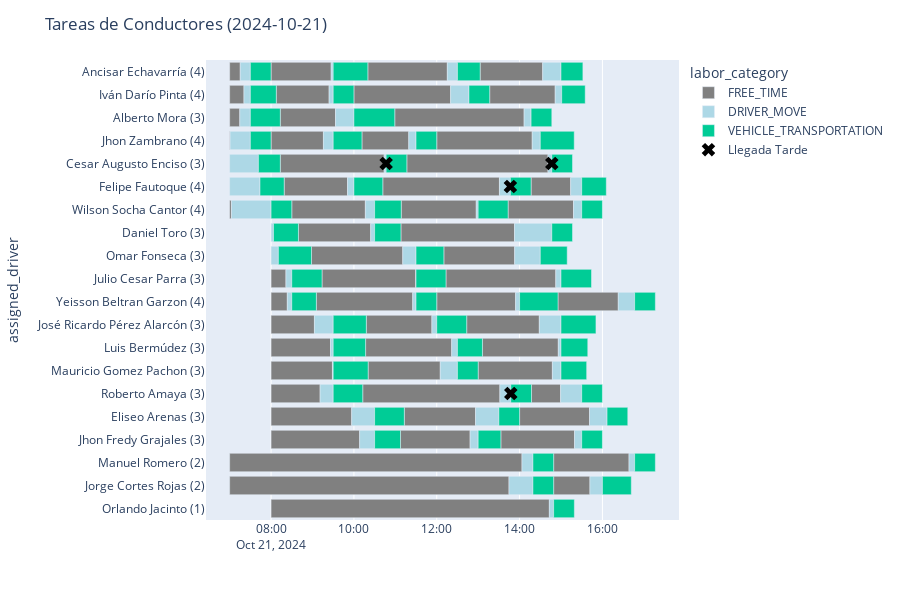
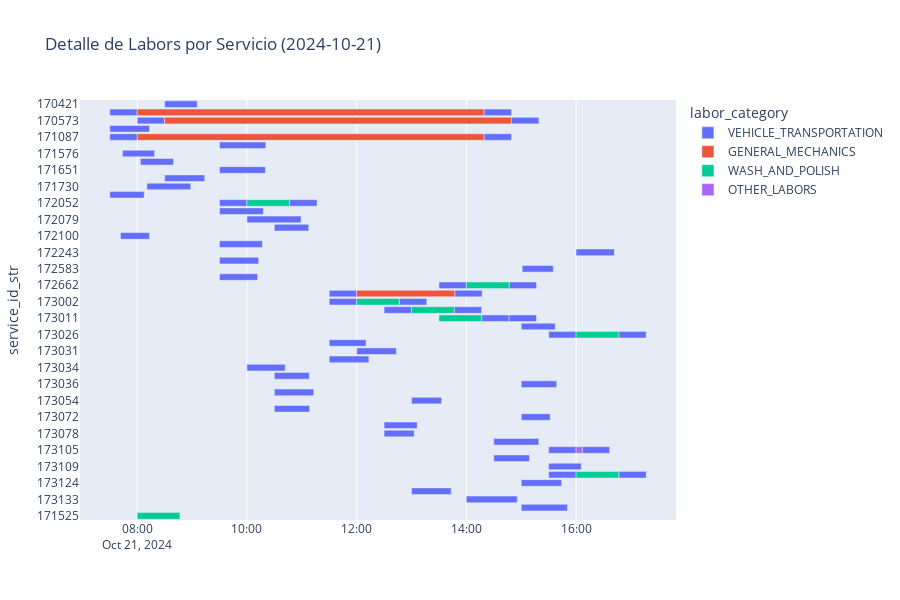

These figures' notebook cell, in order:
### Markdown cell above
# Algorithmo estático

### Code cell
# — Ejecución del algoritmo estático ————————————————————————————————————————————————
# nombres_a_quitar = ["Manuel Romero", "Jorge Cortes Rojas", "Orlando Jacinto"]
# directorio_df = remove_drivers(directorio_df, nombres_a_quitar)

# — Día de prueba ————————————————————————————————————————————————
day_str = "2024-10-21"  # día con baja carga

template_path       = f"{data_path}/data_clean/templates/cleaned_static_template_{day_str}.pkl"
df_cleaned_template = pd.read_pickle(template_path)

# with open(f'{data_path}/data_clean/distances.pkl','rb') as f:
#     DIST_DICT = pickle.load(f)

df_cleaned_template = filter_labores(df_cleaned_template)
avg_times_map = compute_avg_times(df_dist)

# — Ejecutar —————————————————————————————————————————————————————————
df_result, df_moves, n_drivers = run_iteration_chronological(  alpha=ALPHA, df_cleaned_template=df_cleaned_template,
                                                    tiempo_previo=TIEMPO_PREVIO, 
                                                    tiempo_gracia=TIEMPO_GRACIA, tiempo_alistar=TIEMPO_ALISTAR,
                                                    tiempo_finalizacion=TIEMPO_FINALIZACION, 
                                                    vehicle_transport_speed=VEHICLE_TRANSPORT_SPEED, 
                                                    alfred_speed=ALFRED_SPEED, 
                                                    avg_times_map=avg_times_map, tiempo_other=TIEMPO_OTHER,
                                                    DISTANCE_METHOD=DISTANCE_METHOD, directorio_df=directorio_df,
                                                    day_str=day_str, ciudad='BOGOTA'
                                                  ) 

indicators, ind_df = compute_indicators(df_result, df_moves, n_drivers, TIEMPO_GRACIA)
print(ind_df)
plot_results(df_result, df_moves, day_str, TIEMPO_GRACIA)

### Figure 1 — Plotly figure (JSON) as saved in the notebook; plotly's stock layout.template omitted (floating-point values rounded to 4 significant figures; data arrays with more than 128 entries replaced by an {"elided": "..."} marker saying what was removed)
{"data": [{"base": ["2024-10-21T07:00:00.000000000", "2024-10-21T07:00:00.000000000", "2024-10-21T07:00:00.000000000", "2024-10-21T07:00:00.000000000", "2024-10-21T07:00:00.000000000", "2024-10-21T08:00:00.000000000", "2024-10-21T08:00:00.000000000", "2024-10-21T08:00:00.000000000", "2024-10-21T08:00:00.000000000", "2024-10-21T08:07:35.008425000", "2024-10-21T08:00:00.000000000", "2024-10-21T08:00:00.000000000", "2024-10-21T08:00:00.000000000", "2024-10-21T08:00:00.000000000", "2024-10-21T08:13:22.135002000", "2024-10-21T08:18:59.239841000", "2024-10-21T08:00:00.000000000", "2024-10-21T08:30:00.000000000", "2024-10-21T08:39:38.223934000", "2024-10-21T08:00:00.000000000", "2024-10-21T08:13:22.604711000", "2024-10-21T09:13:47.955690000", "2024-10-21T08:58:33.520365000", "2024-10-21T10:11:38.406334000", "2024-10-21T09:05:36.882108000", "2024-10-21T10:17:59.288271000", "2024-10-21T10:16:55.874222000", "2024-10-21T10:20:10.417188000", "2024-10-21T10:20:37.385779000", "2024-10-21T10:00:00.000000000", "2024-10-21T11:08:34.360962000", "2024-10-21T11:07:30.905831000", "2024-10-21T11:13:01.861090000", "2024-10-21T10:41:50.111910000", "2024-10-21T10:12:45.768899000", "2024-10-21T12:00:00.000000000", "2024-10-21T10:59:10.899666000", "2024-10-21T07:00:00.000000000", "2024-10-21T07:00:00.000000000", "2024-10-21T12:10:18.944273000", "2024-10-21T12:00:00.000000000", "2024-10-21T11:08:08.406243000", "2024-10-21T11:16:40.704115000", "2024-10-21T08:00:00.000000000", "2024-10-21T12:13:22.135002000", "2024-10-21T13:02:52.565126000", "2024-10-21T13:06:11.796208000", "2024-10-21T13:00:00.000000000", "2024-10-21T12:43:22.135002000", "2024-10-21T13:16:40.704115000", "2024-10-21T13:43:22.135002000", "2024-10-21T13:32:52.565126000", "2024-10-21T14:16:40.704115000", "2024-10-21T14:17:16.164458000", "2024-10-21T14:49:20.051390000", "2024-10-21T14:00:00.000000000", "2024-10-21T14:55:39.316126000", "2024-10-21T14:49:20.051390000"], "customdata": {"elided": "58x7 mixed values"}, "hovertemplate": "labor_category=FREE_TIME<br>actual_start=%{base}<br>actual_end=%{x}<br>assigned_driver=%{y}<br>labor_name=%{customdata[0]}<br>service_id=%{customdata[1]}<br>labor_id=%{customdata[2]}<br>schedule_date=%{customdata[3]}<br>duration_min=%{customdata[4]}<br>start_point=%{customdata[5]}<br>end_point=%{customdata[6]}<extra></extra>", "legendgroup": "FREE_TIME", "marker": {"color": "gray", "pattern": {"shape": ""}}, "name": "FREE_TIME", "orientation": "h", "showlegend": true, "textposition": "auto", "type": "bar", "x": [922032, 1243429, 882924, 38646, 158243, 1292540, 1412273, 5226039, 4550844, 4588896, 3768886, 5166081, 5334741, 4261247, 4797305, 5505448, 7007470, 6395564, 6279559, 7699063, 9030046, 8156145, 7933130, 4070488, 8376372, 5698074, 7483674, 6910084, 6270168, 8405358, 6519422, 6048508, 6192171, 10140575, 11922816, 6854570, 11243126, 25408038, 24278865, 6154434, 8298767, 9871912, 12267843, 24187244, 9546762, 5435462, 6594636, 6451238, 6313170, 5695297, 5683485, 6406381, 3439905, 2530834, 3154440, 6082189, 5238603, 6550776], "xaxis": "x", "y": ["Ancisar Echavarría", "Iván Darío Pinta", "Alberto Mora", "Jhon Zambrano", "Wilson Socha Cantor", "Julio Cesar Parra", "Yeisson Beltran Garzon", "Ancisar Echavarría", "Jhon Zambrano", "Iván Darío Pinta", "José Ricardo Pérez Alarcón", "Luis Bermúdez", "Mauricio Gomez Pachon", "Roberto Amaya", "Alberto Mora", "Felipe Fautoque", "Eliseo Arenas", "Wilson Socha Cantor", "Daniel Toro", "Jhon Fredy Grajales", "Cesar Augusto Enciso", "Julio Cesar Parra", "Omar Fonseca", "Jhon Zambrano", "Yeisson Beltran Garzon", "José Ricardo Pérez Alarcón", "Luis Bermúdez", "Ancisar Echavarría", "Mauricio Gomez Pachon", "Iván Darío Pinta", "Wilson Socha Cantor", "Jhon Fredy Grajales", "Eliseo Arenas", "Felipe Fautoque", "Roberto Amaya", "Yeisson Beltran Garzon", "Alberto Mora", "Manuel Romero", "Jorge Cortes Rojas", "Omar Fonseca", "Jhon Zambrano", "Daniel Toro", "Cesar Augusto Enciso", "Orlando Jacinto", "Julio Cesar Parra", "Ancisar Echavarría", "Luis Bermúdez", "Mauricio Gomez Pachon", "José Ricardo Pérez Alarcón", "Iván Darío Pinta", "Wilson Socha Cantor", "Jhon Fredy Grajales", "Felipe Fautoque", "Roberto Amaya", "Jorge Cortes Rojas", "Eliseo Arenas", "Yeisson Beltran Garzon", "Manuel Romero"], "yaxis": "y"}, {"base": ["2024-10-21T07:15:22.032408000", "2024-10-21T07:20:43.429988000", "2024-10-21T07:14:42.924320000", "2024-10-21T07:00:38.646078000", "2024-10-21T07:00:00.000000000", "2024-10-21T07:00:00.000000000", "2024-10-21T07:02:38.243258000", "2024-10-21T08:00:00.000000000", "2024-10-21T08:00:00.000000000", "2024-10-21T08:21:32.540617000", "2024-10-21T08:23:32.273355000", "2024-10-21T09:27:06.039658000", "2024-10-21T09:15:50.844154000", "2024-10-21T09:24:03.904918000", "2024-10-21T09:02:48.886631000", "2024-10-21T09:26:06.081559000", "2024-10-21T09:28:54.741547000", "2024-10-21T09:11:01.247052000", "2024-10-21T09:33:19.440674000", "2024-10-21T09:50:44.688446000", "2024-10-21T09:56:47.470378000", "2024-10-21T10:16:35.564414000", "2024-10-21T10:24:17.783806000", "2024-10-21T10:08:19.063338000", "2024-10-21T10:43:52.651114000", "2024-10-21T11:29:44.101184000", "2024-10-21T11:10:46.651315000", "2024-10-21T11:19:28.894690000", "2024-10-21T11:25:13.254169000", "2024-10-21T11:52:57.362679000", "2024-10-21T12:21:39.548679000", "2024-10-21T12:15:20.501525000", "2024-10-21T12:05:07.554225000", "2024-10-21T12:20:05.358745000", "2024-10-21T12:57:13.782976000", "2024-10-21T12:48:19.414000000", "2024-10-21T12:56:14.032862000", "2024-10-21T13:30:50.686984000", "2024-10-21T13:31:28.585603000", "2024-10-21T13:54:14.570477000", "2024-10-21T14:06:34.026215000", "2024-10-21T14:03:28.038157000", "2024-10-21T13:44:38.865141000", "2024-10-21T13:52:53.378411000", "2024-10-21T14:18:18.767651000", "2024-10-21T13:52:40.318455000", "2024-10-21T14:41:08.548070000", "2024-10-21T14:43:07.244024000", "2024-10-21T14:52:28.897899000", "2024-10-21T14:33:28.027195000", "2024-10-21T14:56:06.432496000", "2024-10-21T14:47:31.238563000", "2024-10-21T14:28:35.305541000", "2024-10-21T14:51:36.001331000", "2024-10-21T15:18:05.620489000", "2024-10-21T15:19:38.946410000", "2024-10-21T15:14:00.609525000", "2024-10-21T14:59:26.998930000", "2024-10-21T15:41:54.492048000", "2024-10-21T15:41:22.189049000", "2024-10-21T16:22:57.919751000", "2024-10-21T16:38:30.828342000"], "customdata": {"elided": "62x7 mixed values"}, "hovertemplate": "labor_category=DRIVER_MOVE<br>actual_start=%{base}<br>actual_end=%{x}<br>assigned_driver=%{y}<br>labor_name=%{customdata[0]}<br>service_id=%{customdata[1]}<br>labor_id=%{customdata[2]}<br>schedule_date=%{customdata[3]}<br>duration_min=%{customdata[4]}<br>start_point=%{customdata[5]}<br>end_point=%{customdata[6]}<extra></extra>", "legendgroup": "DRIVER_MOVE", "marker": {"color": "lightblue", "pattern": {"shape": ""}}, "name": "DRIVER_MOVE", "orientation": "h", "showlegend": true, "textposition": "auto", "type": "bar", "x": [877967, 556570, 917075, 1761353, 2501003, 2637879, 3441756, 210994, 635620, 507459, 387726, 173960, 849155, 356095, 1631113, 233918, 65258, 1138752, 1600559, 555311, 1992529, 804435, 342216, 1300936, 168053, 15898, 1153348, 631105, 286745, 422637, 500451, 879498, 1492445, 1595345, 166217, 700586, 2025967, 950017, 947578, 345429, 606677, 952013, 2081186, 2226621, 701232, 3240385, 332156, 372807, 451102, 1591972, 233567, 748761, 1884694, 563998, 714379, 621053, 959390, 1833001, 1085507, 1521627, 1422784, 489875], "xaxis": "x", "y": ["Ancisar Echavarría", "Iván Darío Pinta", "Alberto Mora", "Jhon Zambrano", "Cesar Augusto Enciso", "Felipe Fautoque", "Wilson Socha Cantor", "Daniel Toro", "Omar Fonseca", "Julio Cesar Parra", "Yeisson Beltran Garzon", "Ancisar Echavarría", "Jhon Zambrano", "Iván Darío Pinta", "José Ricardo Pérez Alarcón", "Luis Bermúdez", "Mauricio Gomez Pachon", "Roberto Amaya", "Alberto Mora", "Felipe Fautoque", "Eliseo Arenas", "Wilson Socha Cantor", "Daniel Toro", "Jhon Fredy Grajales", "Cesar Augusto Enciso", "Julio Cesar Parra", "Omar Fonseca", "Jhon Zambrano", "Yeisson Beltran Garzon", "José Ricardo Pérez Alarcón", "Luis Bermúdez", "Ancisar Echavarría", "Mauricio Gomez Pachon", "Iván Darío Pinta", "Wilson Socha Cantor", "Jhon Fredy Grajales", "Eliseo Arenas", "Felipe Fautoque", "Roberto Amaya", "Yeisson Beltran Garzon", "Alberto Mora", "Manuel Romero", "Jorge Cortes Rojas", "Omar Fonseca", "Jhon Zambrano", "Daniel Toro", "Cesar Augusto Enciso", "Orlando Jacinto", "Julio Cesar Parra", "Ancisar Echavarría", "Luis Bermúdez", "Mauricio Gomez Pachon", "José Ricardo Pérez Alarcón", "Iván Darío Pinta", "Wilson Socha Cantor", "Jhon Fredy Grajales", "Felipe Fautoque", "Roberto Amaya", "Jorge Cortes Rojas", "Eliseo Arenas", "Yeisson Beltran Garzon", "Manuel Romero"], "yaxis": "y"}, {"base": ["2024-10-21T07:30:00.000000000", "2024-10-21T07:30:00.000000000", "2024-10-21T07:30:00.000000000", "2024-10-21T07:30:00.000000000", "2024-10-21T07:41:41.003579000", "2024-10-21T07:43:57.879736000", "2024-10-21T08:00:00.000000000", "2024-10-21T08:03:30.994396000", "2024-10-21T08:10:35.620368000", "2024-10-21T08:30:00.000000000", "2024-10-21T08:30:00.000000000", "2024-10-21T09:30:00.000000000", "2024-10-21T09:30:00.000000000", "2024-10-21T09:30:00.000000000", "2024-10-21T09:30:00.000000000", "2024-10-21T09:30:00.000000000", "2024-10-21T09:30:00.000000000", "2024-10-21T09:30:00.000000000", "2024-10-21T10:00:00.000000000", "2024-10-21T10:00:00.000000000", "2024-10-21T10:30:00.000000000", "2024-10-21T10:30:00.000000000", "2024-10-21T10:30:00.000000000", "2024-10-21T10:30:00.000000000", "2024-10-21T10:46:40.704115000", "2024-10-21T11:30:00.000000000", "2024-10-21T11:30:00.000000000", "2024-10-21T11:30:00.000000000", "2024-10-21T11:30:00.000000000", "2024-10-21T12:00:00.000000000", "2024-10-21T12:30:00.000000000", "2024-10-21T12:30:00.000000000", "2024-10-21T12:30:00.000000000", "2024-10-21T12:46:40.704115000", "2024-10-21T13:00:00.000000000", "2024-10-21T13:00:00.000000000", "2024-10-21T13:30:00.000000000", "2024-10-21T13:46:40.704115000", "2024-10-21T13:47:16.164458000", "2024-10-21T14:00:00.000000000", "2024-10-21T14:16:40.704115000", "2024-10-21T14:19:20.051390000", "2024-10-21T14:19:20.051390000", "2024-10-21T14:30:00.000000000", "2024-10-21T14:30:00.000000000", "2024-10-21T14:46:40.704115000", "2024-10-21T14:46:40.704115000", "2024-10-21T14:49:20.051390000", "2024-10-21T15:00:00.000000000", "2024-10-21T15:00:00.000000000", "2024-10-21T15:00:00.000000000", "2024-10-21T15:00:00.000000000", "2024-10-21T15:00:00.000000000", "2024-10-21T15:01:00.000000000", "2024-10-21T15:30:00.000000000", "2024-10-21T15:30:00.000000000", "2024-10-21T15:30:00.000000000", "2024-10-21T15:30:00.000000000", "2024-10-21T16:00:00.000000000", "2024-10-21T16:06:43.816626000", "2024-10-21T16:46:40.704115000", "2024-10-21T16:46:40.704115000"], "customdata": {"elided": "62x7 mixed values"}, "hovertemplate": "labor_category=VEHICLE_TRANSPORTATION<br>actual_start=%{base}<br>actual_end=%{x}<br>assigned_driver=%{y}<br>labor_name=%{customdata[0]}<br>service_id=%{customdata[1]}<br>labor_id=%{customdata[2]}<br>schedule_date=%{customdata[3]}<br>duration_min=%{customdata[4]}<br>start_point=%{customdata[5]}<br>end_point=%{customdata[6]}<extra></extra>", "legendgroup": "VEHICLE_TRANSPORTATION", "marker": {"color": "#00cc96", "pattern": {"shape": ""}}, "name": "VEHICLE_TRANSPORTATION", "orientation": "h", "showlegend": true, "textposition": "auto", "type": "bar", "x": [1800000, 2255008, 2602135, 1800000, 1901601, 2101360, 1800000, 2167229, 2877899, 2627955, 2136882, 3010417, 2498406, 1800000, 2879288, 2815874, 3037385, 2565768, 3550899, 2510111, 2581861, 2314360, 2288406, 2250905, 1800000, 2602135, 2418944, 1800000, 1800000, 2602135, 2171796, 1972565, 1800000, 1800000, 2602135, 1972565, 1800000, 1800000, 1800000, 3339316, 1800000, 1800000, 1800000, 2338616, 2950155, 1800000, 1800000, 1800000, 2650093, 1901601, 2326725, 2230814, 3037385, 2043923, 1800000, 1800000, 2137175, 1800000, 2509064, 1800000, 1800000, 1800000], "xaxis": "x", "y": ["Ancisar Echavarría", "Iván Darío Pinta", "Alberto Mora", "Jhon Zambrano", "Cesar Augusto Enciso", "Felipe Fautoque", "Wilson Socha Cantor", "Daniel Toro", "Omar Fonseca", "Julio Cesar Parra", "Yeisson Beltran Garzon", "Ancisar Echavarría", "Jhon Zambrano", "Iván Darío Pinta", "José Ricardo Pérez Alarcón", "Luis Bermúdez", "Mauricio Gomez Pachon", "Roberto Amaya", "Alberto Mora", "Felipe Fautoque", "Eliseo Arenas", "Wilson Socha Cantor", "Daniel Toro", "Jhon Fredy Grajales", "Cesar Augusto Enciso", "Julio Cesar Parra", "Omar Fonseca", "Jhon Zambrano", "Yeisson Beltran Garzon", "José Ricardo Pérez Alarcón", "Luis Bermúdez", "Ancisar Echavarría", "Mauricio Gomez Pachon", "Iván Darío Pinta", "Wilson Socha Cantor", "Jhon Fredy Grajales", "Eliseo Arenas", "Felipe Fautoque", "Roberto Amaya", "Yeisson Beltran Garzon", "Alberto Mora", "Manuel Romero", "Jorge Cortes Rojas", "Omar Fonseca", "Jhon Zambrano", "Daniel Toro", "Cesar Augusto Enciso", "Orlando Jacinto", "Julio Cesar Parra", "Ancisar Echavarría", "Luis Bermúdez", "Mauricio Gomez Pachon", "José Ricardo Pérez Alarcón", "Iván Darío Pinta", "Wilson Socha Cantor", "Jhon Fredy Grajales", "Felipe Fautoque", "Roberto Amaya", "Jorge Cortes Rojas", "Eliseo Arenas", "Yeisson Beltran Garzon", "Manuel Romero"], "yaxis": "y"}, {"customdata": [[172100.0, 261500.0, 31.7], [173000.0, 262500.0, 92.3], [173000.0, 262500.0, 31.7], [173000.0, 262500.0, 61.7]], "hovertemplate": "Llegada Tarde<br>Servicio: %{customdata[0]}<br>Labor: %{customdata[1]}<br>Retraso: %{customdata[2]} min<extra></extra>", "legendgroup": "Llegada Tarde", "marker": {"color": "black", "size": 12, "symbol": "x"}, "mode": "markers", "name": "Llegada Tarde", "type": "scatter", "x": ["2024-10-21T10:46:40.704115000", "2024-10-21T13:47:16.164458000", "2024-10-21T13:46:40.704115000", "2024-10-21T14:46:40.704115000"], "y": ["Cesar Augusto Enciso", "Roberto Amaya", "Felipe Fautoque", "Cesar Augusto Enciso"]}], "layout": {"barmode": "overlay", "height": 600, "legend": {"title": {"text": "labor_category"}, "tracegroupgap": 0}, "margin": {"t": 60}, "title": {"text": "Tareas de Conductores (2024-10-21)"}, "xaxis": {"anchor": "y", "domain": [0, 1], "type": "date"}, "yaxis": {"anchor": "x", "autorange": "reversed", "categoryarray": ["Ancisar Echavarría", "Iván Darío Pinta", "Alberto Mora", "Jhon Zambrano", "Cesar Augusto Enciso", "Felipe Fautoque", "Wilson Socha Cantor", "Daniel Toro", "Omar Fonseca", "Julio Cesar Parra", "Yeisson Beltran Garzon", "José Ricardo Pérez Alarcón", "Luis Bermúdez", "Mauricio Gomez Pachon", "Roberto Amaya", "Eliseo Arenas", "Jhon Fredy Grajales", "Manuel Romero", "Jorge Cortes Rojas", "Orlando Jacinto"], "categoryorder": "array", "domain": [0, 1], "ticktext": ["Ancisar Echavarría (4)", "Iván Darío Pinta (4)", "Alberto Mora (3)", "Jhon Zambrano (4)", "Cesar Augusto Enciso (3)", "Felipe Fautoque (4)", "Wilson Socha Cantor (4)", "Daniel Toro (3)", "Omar Fonseca (3)", "Julio Cesar Parra (3)", "Yeisson Beltran Garzon (4)", "José Ricardo Pérez Alarcón (3)", "Luis Bermúdez (3)", "Mauricio Gomez Pachon (3)", "Roberto Amaya (3)", "Eliseo Arenas (3)", "Jhon Fredy Grajales (3)", "Manuel Romero (2)", "Jorge Cortes Rojas (2)", "Orlando Jacinto (1)"], "tickvals": ["Ancisar Echavarría", "Iván Darío Pinta", "Alberto Mora", "Jhon Zambrano", "Cesar Augusto Enciso", "Felipe Fautoque", "Wilson Socha Cantor", "Daniel Toro", "Omar Fonseca", "Julio Cesar Parra", "Yeisson Beltran Garzon", "José Ricardo Pérez Alarcón", "Luis Bermúdez", "Mauricio Gomez Pachon", "Roberto Amaya", "Eliseo Arenas", "Jhon Fredy Grajales", "Manuel Romero", "Jorge Cortes Rojas", "Orlando Jacinto"], "title": {"text": "assigned_driver"}, "type": "category"}}}

### Figure 2 — Plotly figure (JSON) as saved in the notebook; plotly's stock layout.template omitted (floating-point values rounded to 4 significant figures)
{"data": [{"base": ["2024-10-21T08:30:00.000000000", "2024-10-21T07:30:00.000000000", "2024-10-21T14:19:20.051390000", "2024-10-21T08:00:00.000000000", "2024-10-21T14:49:20.051390000", "2024-10-21T07:30:00.000000000", "2024-10-21T07:30:00.000000000", "2024-10-21T14:19:20.051390000", "2024-10-21T09:30:00.000000000", "2024-10-21T07:43:57.879736000", "2024-10-21T08:03:30.994396000", "2024-10-21T09:30:00.000000000", "2024-10-21T08:30:00.000000000", "2024-10-21T08:10:35.620368000", "2024-10-21T07:30:00.000000000", "2024-10-21T09:30:00.000000000", "2024-10-21T10:46:40.704115000", "2024-10-21T09:30:00.000000000", "2024-10-21T10:00:00.000000000", "2024-10-21T10:30:00.000000000", "2024-10-21T07:41:41.003579000", "2024-10-21T09:30:00.000000000", "2024-10-21T16:00:00.000000000", "2024-10-21T09:30:00.000000000", "2024-10-21T15:01:00.000000000", "2024-10-21T09:30:00.000000000", "2024-10-21T13:30:00.000000000", "2024-10-21T14:46:40.704115000", "2024-10-21T11:30:00.000000000", "2024-10-21T13:47:16.164458000", "2024-10-21T11:30:00.000000000", "2024-10-21T12:46:40.704115000", "2024-10-21T12:30:00.000000000", "2024-10-21T13:46:40.704115000", "2024-10-21T14:16:40.704115000", "2024-10-21T14:46:40.704115000", "2024-10-21T15:00:00.000000000", "2024-10-21T15:30:00.000000000", "2024-10-21T16:46:40.704115000", "2024-10-21T11:30:00.000000000", "2024-10-21T12:00:00.000000000", "2024-10-21T11:30:00.000000000", "2024-10-21T10:00:00.000000000", "2024-10-21T10:30:00.000000000", "2024-10-21T15:00:00.000000000", "2024-10-21T10:30:00.000000000", "2024-10-21T13:00:00.000000000", "2024-10-21T10:30:00.000000000", "2024-10-21T15:00:00.000000000", "2024-10-21T12:30:00.000000000", "2024-10-21T12:30:00.000000000", "2024-10-21T14:30:00.000000000", "2024-10-21T15:30:00.000000000", "2024-10-21T16:06:43.816626000", "2024-10-21T14:30:00.000000000", "2024-10-21T15:30:00.000000000", "2024-10-21T15:30:00.000000000", "2024-10-21T16:46:40.704115000", "2024-10-21T15:00:00.000000000", "2024-10-21T13:00:00.000000000", "2024-10-21T14:00:00.000000000", "2024-10-21T15:00:00.000000000"], "customdata": [["Yeisson Beltran Garzon", "Alfred Initial Transport"], ["Ancisar Echavarría", "Alfred Initial Transport"], ["Manuel Romero", "Alfred Transport"], ["Wilson Socha Cantor", "Alfred Initial Transport"], ["Orlando Jacinto", "Alfred Transport"], ["Alberto Mora", "Alfred Initial Transport"], ["Jhon Zambrano", "Alfred Initial Transport"], ["Jorge Cortes Rojas", "Alfred Transport"], ["Mauricio Gomez Pachon", "Alfred Initial Transport"], ["Felipe Fautoque", "Alfred Initial Transport"], ["Daniel Toro", "Alfred Initial Transport"], ["Ancisar Echavarría", "Alfred Initial Transport"], ["Julio Cesar Parra", "Alfred Initial Transport"], ["Omar Fonseca", "Alfred Initial Transport"], ["Iván Darío Pinta", "Alfred Initial Transport"], ["Iván Darío Pinta", "Alfred Transport"], ["Cesar Augusto Enciso", "Alfred Initial Transport"], ["José Ricardo Pérez Alarcón", "Alfred Initial Transport"], ["Alberto Mora", "Alfred Initial Transport"], ["Jhon Fredy Grajales", "Trailer transport"], ["Cesar Augusto Enciso", "Alfred Initial Transport"], ["Luis Bermúdez", "Alfred Initial Transport"], ["Jorge Cortes Rojas", "Alfred Initial Transport"], ["Roberto Amaya", "Alfred Initial Transport"], ["Iván Darío Pinta", "Alfred Initial Transport"], ["Jhon Zambrano", "Alfred Initial Transport"], ["Eliseo Arenas", "Alfred Transport"], ["Daniel Toro", "Alfred Initial Transport"], ["Jhon Zambrano", "Alfred Transport"], ["Roberto Amaya", "Alfred Initial Transport"], ["Yeisson Beltran Garzon", "Alfred Transport"], ["Iván Darío Pinta", "Alfred Initial Transport"], ["Mauricio Gomez Pachon", "Alfred Transport"], ["Felipe Fautoque", "Alfred Initial Transport"], ["Alberto Mora", "Alfred Transport"], ["Cesar Augusto Enciso", "Alfred Initial Transport"], ["Mauricio Gomez Pachon", "Alfred Initial Transport"], ["Wilson Socha Cantor", "Alfred Transport"], ["Manuel Romero", "Alfred Initial Transport"], ["Omar Fonseca", "Alfred Initial Transport"], ["José Ricardo Pérez Alarcón", "Alfred Initial Transport"], ["Julio Cesar Parra", "Alfred Initial Transport"], ["Felipe Fautoque", "Alfred Initial Transport"], ["Daniel Toro", "Alfred Initial Transport"], ["Luis Bermúdez", "Alfred Initial Transport"], ["Eliseo Arenas", "Alfred Initial Transport"], ["Jhon Fredy Grajales", "Alfred Initial Transport"], ["Wilson Socha Cantor", "Alfred Initial Transport"], ["Ancisar Echavarría", "Alfred Initial Transport"], ["Luis Bermúdez", "Alfred Initial Transport"], ["Ancisar Echavarría", "Alfred Initial Transport"], ["Jhon Zambrano", "Alfred Initial Transport"], ["Jhon Fredy Grajales", "Alfred Initial Transport"], ["Eliseo Arenas", "Alfred Transport"], ["Omar Fonseca", "Alfred Initial Transport"], ["Felipe Fautoque", "Alfred Initial Transport"], ["Roberto Amaya", "Alfred Initial Transport"], ["Yeisson Beltran Garzon", "Alfred Transport"], ["Julio Cesar Parra", "Alfred Initial Transport"], ["Wilson Socha Cantor", "Alfred Initial Transport"], ["Yeisson Beltran Garzon", "Alfred Initial Transport"], ["José Ricardo Pérez Alarcón", "Alfred Initial Transport"]], "hovertemplate": "labor_category=VEHICLE_TRANSPORTATION<br>actual_start=%{base}<br>actual_end=%{x}<br>service_id_str=%{y}<br>driver_label=%{customdata[0]}<br>labor_name=%{customdata[1]}<extra></extra>", "legendgroup": "VEHICLE_TRANSPORTATION", "marker": {"color": "#636efa", "pattern": {"shape": ""}}, "name": "VEHICLE_TRANSPORTATION", "orientation": "h", "showlegend": true, "textposition": "auto", "type": "bar", "x": [2136882, 1800000, 1800000, 1800000, 1800000, 2602135, 1800000, 1800000, 3037385, 2101360, 2167229, 3010417, 2627955, 2877899, 2255008, 1800000, 1800000, 2879288, 3550899, 2250905, 1901601, 2815874, 2509064, 2565768, 2043923, 2498406, 1800000, 1800000, 1800000, 1800000, 1800000, 1800000, 1800000, 1800000, 1800000, 1800000, 2230814, 1800000, 1800000, 2418944, 2602135, 2602135, 2510111, 2288406, 2326725, 2581861, 1972565, 2314360, 1901601, 2171796, 1972565, 2950155, 1800000, 1800000, 2338616, 2137175, 1800000, 1800000, 2650093, 2602135, 3339316, 3037385], "xaxis": "x", "y": ["170421", "170497", "170497", "170573", "170573", "171061", "171087", "171087", "171560", "171576", "171601", "171651", "171719", "171730", "172037", "172052", "172052", "172072", "172079", "172099", "172100", "172241", "172243", "172532", "172583", "172584", "172662", "172662", "173001", "173001", "173002", "173002", "173006", "173006", "173011", "173011", "173016", "173026", "173026", "173030", "173031", "173033", "173034", "173035", "173036", "173052", "173054", "173069", "173072", "173075", "173078", "173087", "173105", "173105", "173107", "173109", "173110", "173110", "173124", "173132", "173133", "173137"], "yaxis": "y"}, {"base": ["2024-10-21T08:00:00.000000000", "2024-10-21T08:30:00.000000000", "2024-10-21T08:00:00.000000000", "2024-10-21T12:00:00.000000000"], "customdata": [["on site", "General Mechanics"], ["on site", "General Mechanics"], ["on site", "General Mechanics"], ["on site", "Revision Alfred"]], "hovertemplate": "labor_category=GENERAL_MECHANICS<br>actual_start=%{base}<br>actual_end=%{x}<br>service_id_str=%{y}<br>driver_label=%{customdata[0]}<br>labor_name=%{customdata[1]}<extra></extra>", "legendgroup": "GENERAL_MECHANICS", "marker": {"color": "#EF553B", "pattern": {"shape": ""}}, "name": "GENERAL_MECHANICS", "orientation": "h", "showlegend": true, "textposition": "auto", "type": "bar", "x": [22760051, 22760051, 22760051, 6436164], "xaxis": "x", "y": ["170497", "170573", "171087", "173001"], "yaxis": "y"}, {"base": ["2024-10-21T08:00:00.000000000", "2024-10-21T10:00:00.000000000", "2024-10-21T14:00:00.000000000", "2024-10-21T12:00:00.000000000", "2024-10-21T13:00:00.000000000", "2024-10-21T13:30:00.000000000", "2024-10-21T16:00:00.000000000", "2024-10-21T16:00:00.000000000"], "customdata": [["on site", "Wash and Polish"], ["on site", "Wash and Polish"], ["on site", "Wash and Polish"], ["on site", "Wash and Polish"], ["on site", "Wash and Polish"], ["on site", "Wash and Polish"], ["on site", "Wash and Polish"], ["on site", "Wash and Polish"]], "hovertemplate": "labor_category=WASH_AND_POLISH<br>actual_start=%{base}<br>actual_end=%{x}<br>service_id_str=%{y}<br>driver_label=%{customdata[0]}<br>labor_name=%{customdata[1]}<extra></extra>", "legendgroup": "WASH_AND_POLISH", "marker": {"color": "#00cc96", "pattern": {"shape": ""}}, "name": "WASH_AND_POLISH", "orientation": "h", "showlegend": true, "textposition": "auto", "type": "bar", "x": [2800704, 2800704, 2800704, 2800704, 2800704, 2800704, 2800704, 2800704], "xaxis": "x", "y": ["171525", "172052", "172662", "173002", "173006", "173011", "173026", "173110"], "yaxis": "y"}, {"base": ["2024-10-21T16:00:00.000000000"], "customdata": [["on site", "Tanqueo Terpel (Corriente)"]], "hovertemplate": "labor_category=OTHER_LABORS<br>actual_start=%{base}<br>actual_end=%{x}<br>service_id_str=%{y}<br>driver_label=%{customdata[0]}<br>labor_name=%{customdata[1]}<extra></extra>", "legendgroup": "OTHER_LABORS", "marker": {"color": "#ab63fa", "pattern": {"shape": ""}}, "name": "OTHER_LABORS", "orientation": "h", "showlegend": true, "textposition": "auto", "type": "bar", "x": [403816], "xaxis": "x", "y": ["173105"], "yaxis": "y"}], "layout": {"barmode": "overlay", "height": 600, "legend": {"title": {"text": "labor_category"}, "tracegroupgap": 0}, "title": {"text": "Detalle de Labors por Servicio (2024-10-21)"}, "xaxis": {"anchor": "y", "domain": [0, 1], "type": "date"}, "yaxis": {"anchor": "x", "autorange": "reversed", "domain": [0, 1], "title": {"text": "service_id_str"}, "type": "category"}}}
